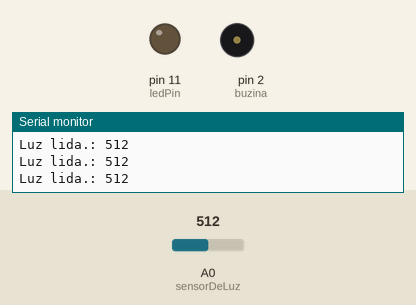
Recording of a sketch running on a simulated Arduino Uno, built with avr-gcc and run on an emulated ATmega328P. Shown: output pins drawn as LEDs (lit = HIGH), buzzer (waves = sounding, pin HIGH), the last lines printed to the serial monitor. The test bench sets the inputs (shaded band); at power-on: A0 (sensorDeLuz) = 512.

Above: at 1.3 s.
1.4 s: A0 (sensorDeLuz) set to 496
At 2.4 s:
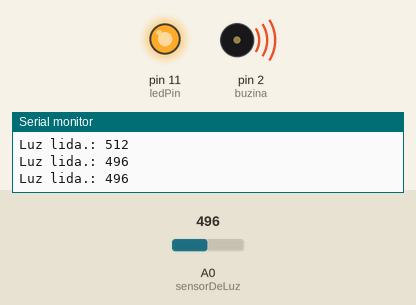
3.5 s: A0 (sensorDeLuz) set to 522
At 5.2 s:
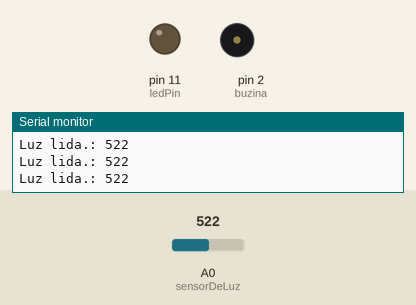
5.5 s: A0 (sensorDeLuz) set to 511
At 6.8 s:
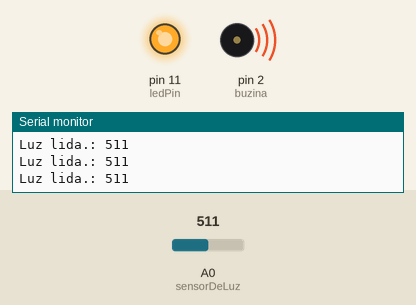
Timing chart, 0 to 8.5 s (numbered marks = the images above; inputs shaded):
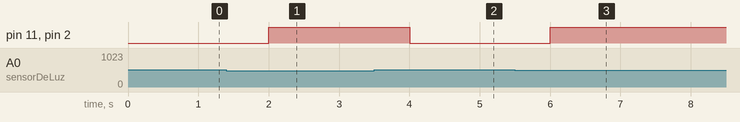

The sketch:

SensorDeLuz.ino
```cpp
const int sensorDeLuz = 0;
const int ledPin = 11;
const int buzina = 2;
int luzLida = 0;

void setup() {
 pinMode(ledPin,OUTPUT);
 pinMode(buzina,OUTPUT);
 Serial.begin(9600);

}

void loop() {
  luzLida = analogRead(sensorDeLuz);
  Serial.print("Luz lida.: ");
  Serial.println(luzLida);
    delay(500);
    if(luzLida<512){

        analogWrite(ledPin,255);
        digitalWrite(buzina,HIGH);
    }else{
      analogWrite(ledPin,0);
      digitalWrite(buzina,LOW);
    }

    /*   funciona do mesmo jeito
     *
     *    digitalWrite(ledPin,HIGH);
    }else{
      digitalWrite(ledPin,LOW);
    }
      */


}
```

Measured:
- the behaviour switches between 512 and 511 on A0 (sensorDeLuz) (found by bisection; images 0 and 1)
- after the input at 1.4 s, pin 11 (ledPin), pin 2 (buzina): LOW → HIGH after 0.60 s
- after the input at 3.5 s, pin 11 (ledPin), pin 2 (buzina): HIGH → LOW after 0.50 s
- after the input at 5.5 s, pin 11 (ledPin), pin 2 (buzina): LOW → HIGH after 0.50 s
